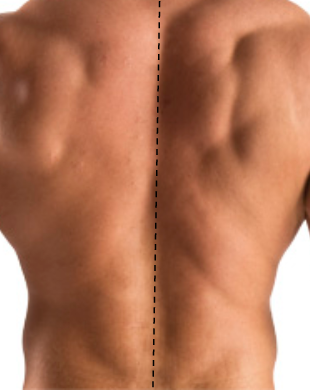
#> input picture finaltest.png, 310 x 390 px
$ python driver.py
#> lines starting #> are read from the running program, lines starting #| are printed output that depends on the picture; after the words box and inside, x2 and y2 are one past the last pixel; in counts of white or black regions, pixels touching at a corner belong together
import numpy as np
import cv2 as cv
from matplotlib import pyplot as plt

#def main(input):
img = cv.imread("finaltest.png" ,0)
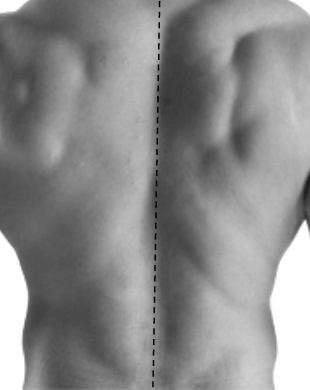
#> img: shape (390, 310); min 0, max 255, mean 139.6
e = cv.Canny(img, 100, 200)
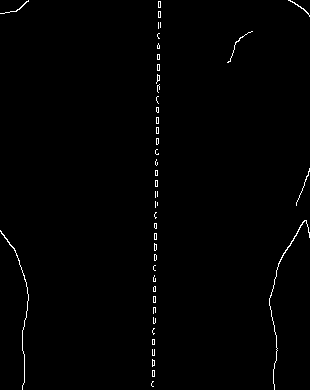
#> e: shape (390, 310); 0.87% white in thin lines or dots
edges = cv.Canny(img,100,200)

print(type(edges))
#| <class 'numpy.ndarray'>
height = edges.shape[0]
#> height = 390
length = edges.shape[1]
#> length = 310
m = length/2
#> m = 155

crop = edges[0:int(height), int(m-(m/3)):int(m+(m/3))]
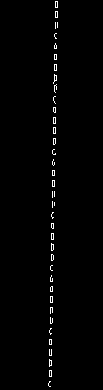
#> crop: shape (390, 103); 1.2% white in thin lines or dots, all inside (x1, y1, x2, y2) = (48, 1, 58, 387)
cropcolor = cv.cvtColor(img, cv.COLOR_GRAY2RGB)
cropcolor = img[0:int(height), int(m-(m/3)):int(m+(m/3))]
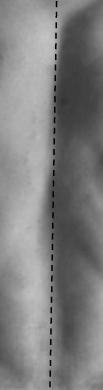
#> cropcolor: shape (390, 103); min 0, max 196, mean 126.6
cv.imshow("Original", cv.imread("finaltest_.png"))
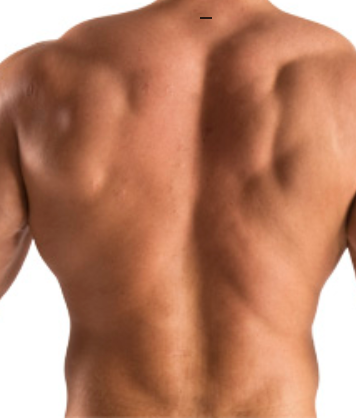
#> input picture finaltest_.png, 356 x 418 px
#cv.imshow('cropped', crop)


img = cv.imread("finaltest.png")
#> img is the input picture: shape (390, 310, 3); mean B, G, R 91, 119.6, 180.3
gray = cv.cvtColor(img, cv.COLOR_BGR2GRAY)
edges = cv.Canny(gray, 75, 150)
#> edges: shape (390, 310); 0.89% white in thin lines or dots

severity = -1
severitytext = "und"

contours, _= cv.findContours(crop, cv.RETR_EXTERNAL, cv.CHAIN_APPROX_SIMPLE)
#> contours = 40 contours, all with area under 20
for c in contours:
    rect = cv.minAreaRect(c)
    (x, y), (width, height), angle = rect
    aspect_ratio = min(width, height)/ max(width, height)
    #thresh = cv.threshold(crop, 120, 255, cv.THRESH_BINARY)
    thresh = 0.272


    if(aspect_ratio > thresh):
        for pt in contours:
            cv.drawContours(cropcolor, [pt], 0, (0, 255, 0), 5)

        lines = cv.HoughLinesP(crop, 1, np.pi/180, 30, maxLineGap=250)
        count = 0
        slope = 0

        for line in lines:
            x1, y1, x2, y2 = line[0]
            cv.line(cropcolor, (x1, y1), (x2, y2), (0, 0, 128), 1)
            slope = abs((y1-y2)/(x1-x2))
            #print(str(slope))
            count += 1
            #print(str(slope) + " " + "WHEEEEE")


        if(slope > 17.5):
            severity = 0
            severitytext = "Back is fine, no need for the Scolio Scholars"

        if(slope < 17.5 and slope > 11.5):
            severity = 1
            severitytext = "Mild scoliosis detected"

        if(slope < 11.5 and slope > 6.0):
            severity = 2
            severitytext = "Moderate scoliosis detected"

        if(slope < 6.0):
            severity = 3
            severitytext = "Severe scoliosiss detected, please get immediate help"


    elif(aspect_ratio < thresh):
        for pt in contours:
            cv.drawContours(cropcolor, [pt], 0, (0, 0, 255), 5)
            severity = 3
            severitytext = "Severe scoliosiss detected, please get immediate help"
#> this loop made 40 passes
#> (c, x, y, width, height, angle, aspect_ratio) on passes 2, 5, 9, 15, 18, 19, 20, 21, 22: ([[49, 370], [49, 376], [51, 376], [51, 370]], 50, 373, 6, 2, -90, 0.333), ([[49, 339], [49, 344], [51, 344], [51, 339]], 50, 341.5, 5, 2, -90, 0.4), ([[50, 296], [50, 302], [52, 302], [52, 296]], 51, 299, 6, 2, -90, 0.333), ([[51, 233], [51, 239], [53, 239], [53, 233]], 52, 236, 6, 2, -90, 0.333), ([[54, 202], [54, 205]], 54, 203.5, 3, 0, -90, 0), ([[52, 201], [52, 207]], 52, 204, 6, 0, -90, 0), ([[54, 191], [54, 196]], 54, 193.5, 5, 0, -90, 0), ([[52, 191], [52, 197]], 52, 194, 6, 0, -90, 0), ([[52, 180], [52, 186], [54, 186], [54, 180]], 53, 183, 6, 2, -90, 0.333)
#> (x, y, width, height, angle, aspect_ratio) on passes 1, 3, 4, 6, 7, 8: (49, 383.5, 5, 2, -90, 0.4), (50, 362.5, 7, 2, -90, 0.286), (50, 352, 6, 2, -90, 0.333), (50, 331, 6, 2, -90, 0.333), (51, 320, 6, 2, -90, 0.333), (51, 310, 6, 2, -90, 0.333)
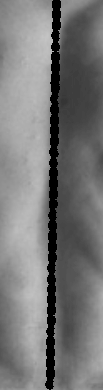
#> cropcolor: shape (390, 103); 7.32% of pixels changed, all inside (x1, y1, x2, y2) = (45, 0, 61, 390)


print(severitytext)
#| Back is fine, no need for the Scolio Scholars
cv.imshow("Edge Detected Image", crop)
cv.imshow("Lines Detected", cropcolor)
cv.waitKey(0)
